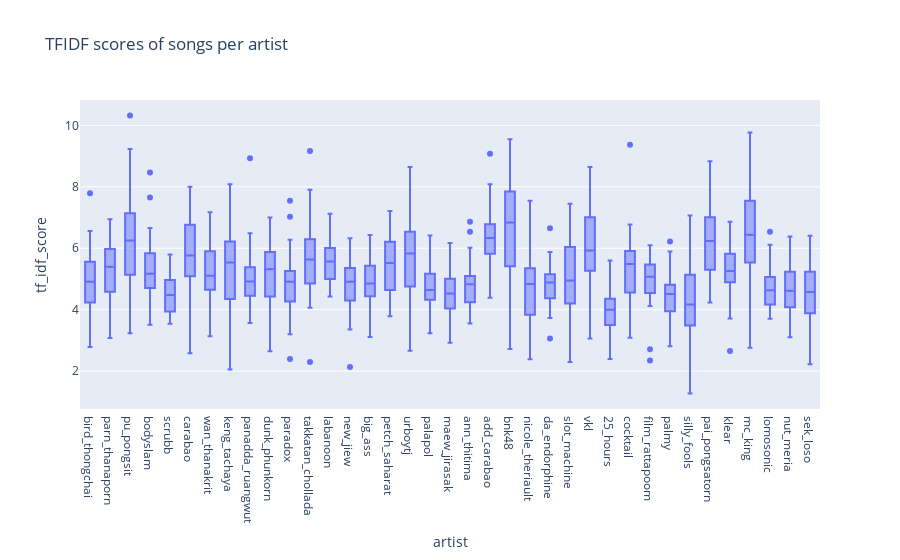

Notebook code for this chart:
### Code cell
# This block can be run only once

song_df, song_filter_df = tfidf.add_tfidf_vector_lst()

fig = px.box(song_filter_df, x='artist', y='tf_idf_score', title='TFIDF scores of songs per artist')
fig.show()

### Figure 1 — Plotly figure (JSON) as saved in the notebook; plotly's stock layout.template omitted (floating-point values rounded to 4 significant figures; data arrays with more than 128 entries replaced by an {"elided": "..."} marker saying what was removed)
{"data": [{"alignmentgroup": "True", "hovertemplate": "artist=%{x}<br>tf_idf_score=%{y}<extra></extra>", "legendgroup": "", "marker": {"color": "#636efa"}, "name": "", "notched": false, "offsetgroup": "", "orientation": "v", "showlegend": false, "type": "box", "x": {"elided": "1295 str values"}, "x0": " ", "xaxis": "x", "y": {"elided": "1295 float values"}, "y0": " ", "yaxis": "y"}], "layout": {"boxmode": "group", "legend": {"tracegroupgap": 0}, "title": {"text": "TFIDF scores of songs per artist"}, "xaxis": {"anchor": "y", "domain": [0, 1], "title": {"text": "artist"}}, "yaxis": {"anchor": "x", "domain": [0, 1], "title": {"text": "tf_idf_score"}}}}
